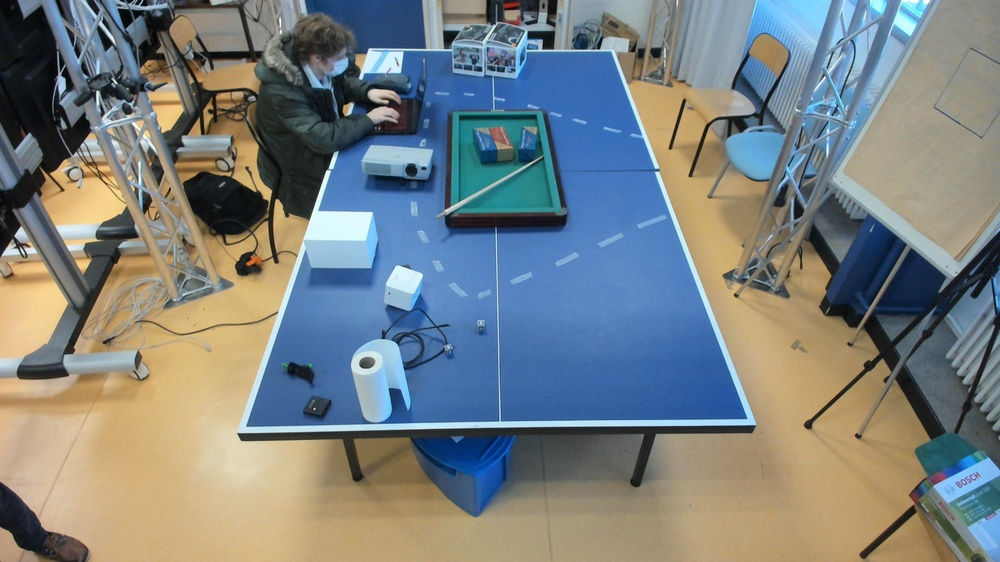
#> input picture Code/Reconstruction3D/CameraFrontale.jpg, 1000 x 562 px, shrunk from 1920 x 1080 before the run
$ python EpipolarGeometry.py
#> lines starting #> are read from the running program, lines starting #| are printed output that depends on the picture; after the words box and inside, x2 and y2 are one past the last pixel; in counts of white or black regions, pixels touching at a corner belong together
# -*- coding: utf-8 -*-
"""
Created on Tue Feb  8 15:32:08 2022
Epipolar geometry : trover les points epipole : projection sur l'image 1 du centre de la caméra 2 et inversement
@author: bperr
"""

import numpy as np
import cv2 as cv
from matplotlib import pyplot as plt

img1 = cv.imread('CameraFrontale.jpg',0)  #queryimage # left image
#> img1: shape (562, 1000); min 2, max 255, mean 126.8
img2 = cv.imread('CameraLaterale.jpg',0) #trainimage # right image
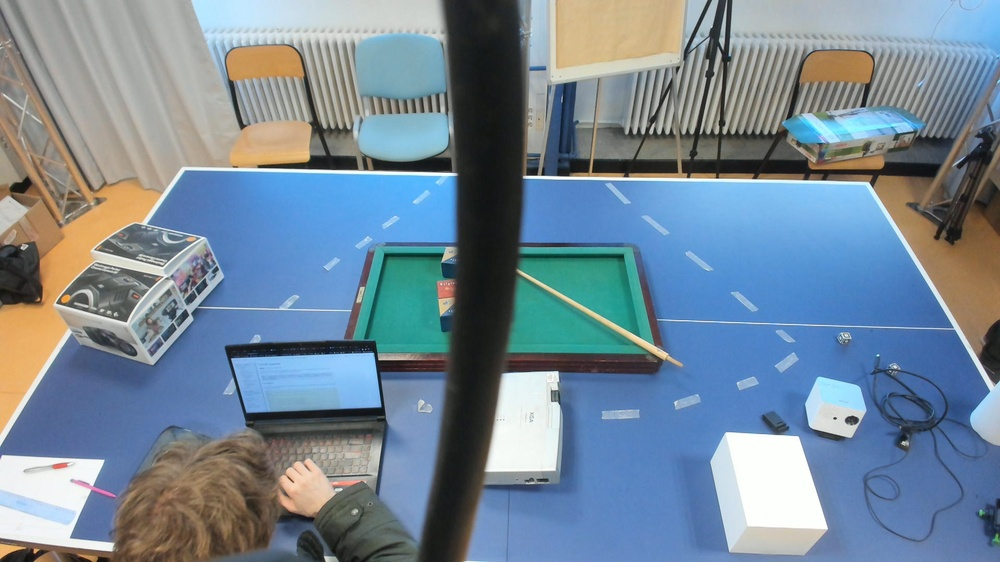
#> input picture Code/Reconstruction3D/CameraLaterale.jpg, 1000 x 562 px, shrunk from 1920 x 1080 before the run
#> img2: shape (562, 1000); min 12, max 255, mean 131.4

cv.imshow('Frontale',img1)
cv.imshow('Laterale',img2)

sift = cv.SIFT_create()
# find the keypoints and descriptors with SIFT
kp1, des1 = sift.detectAndCompute(img1,None)
#> kp1 = 1970 keypoints; strongest (x, y, size): (98, 93, 3.2), (375, 94, 7.9), (366, 363, 7.8), (244, 437, 6.5)
kp2, des2 = sift.detectAndCompute(img2,None)
#> kp2 = 1473 keypoints; strongest (x, y, size): (835, 418, 1.9), (525, 428, 53.6), (851, 420, 6.7), (107, 546, 8.4)
# FLANN parameters
FLANN_INDEX_KDTREE = 1
index_params = dict(algorithm = FLANN_INDEX_KDTREE, trees = 5)
search_params = dict(checks=50)
flann = cv.FlannBasedMatcher(index_params,search_params)
matches = flann.knnMatch(des1,des2,k=2)
#> matches = 1970 matches
pts1 = []
pts2 = []
# ratio test as per Lowe's paper
for i,(m,n) in enumerate(matches):
    if m.distance < 0.8*n.distance:
        pts2.append(kp2[m.trainIdx].pt)
        pts1.append(kp1[m.queryIdx].pt)
#> after the loop, pts1 = 142 pairs, first value 5.48 to 992.5, second value 5.39 to 552.6; pts2 = 142 pairs, first value 22.61 to 993.9, second value 23.71 to 555


pts1 = np.int32(pts1)
#> pts1 = 142 pairs, first value 5 to 992, second value 5 to 552
pts2 = np.int32(pts2)
#> pts2 = 142 pairs, first value 22 to 993, second value 23 to 554
F, mask = cv.findFundamentalMat(pts1,pts2,cv.FM_LMEDS)
#> F = [[1.5e-06, -8.86e-06, 0.000231], [1.85e-05, -1.98e-05, -0.0041], [-0.00575, 0.00969, 1]]; mask = 142 values, max 1 at index 0, min 0 at index 123, mean 0.979
# We select only inlier points
pts1 = pts1[mask.ravel()==1]
#> pts1 = 139 pairs, first value 5 to 992, second value 5 to 552
pts2 = pts2[mask.ravel()==1]
#> pts2 = 139 pairs, first value 22 to 993, second value 23 to 554


def drawlines(img1,img2,lines,pts1,pts2):
    ''' img1 - image on which we draw the epilines for the points in img2
        lines - corresponding epilines '''
    r,c = img1.shape
    img1 = cv.cvtColor(img1,cv.COLOR_GRAY2BGR)
    img2 = cv.cvtColor(img2,cv.COLOR_GRAY2BGR)
    for r,pt1,pt2 in zip(lines,pts1,pts2):
        color = tuple(np.random.randint(0,255,3).tolist())
        x0,y0 = map(int, [0, -r[2]/r[1] ])
        x1,y1 = map(int, [c, -(r[2]+r[0]*c)/r[1] ])
        img1 = cv.line(img1, (x0,y0), (x1,y1), color,1)
        img1 = cv.circle(img1,tuple(pt1),5,color,-1)
        img2 = cv.circle(img2,tuple(pt2),5,color,-1)
    return img1,img2

# Find epilines corresponding to points in right image (second image) and
# drawing its lines on left image
lines1 = cv.computeCorrespondEpilines(pts2.reshape(-1,1,2), 2,F)
#> lines1 = 139 rows, first 8: [-0.97, -0.244, 315.3], [-0.27, 0.963, 7.56], [0.557, -0.831, -105.4], [0.801, -0.599, -198.1], [-0.0925, 0.996, -49.32], [0.448, -0.894, -67.15], [0.486, -0.874, -80.53], [0.983, 0.185, -314.6]
lines1 = lines1.reshape(-1,3)
img5,img6 = drawlines(img1,img2,lines1,pts1,pts2)
#> the loop in drawlines, `for r,pt1,pt2 in zip(lines,pts1,pts2):` made 139 passes
#> (r, pt1, pt2, color, y0, y1) on passes 1 to 9: ([-0.97, -0.244, 315.3], [5, 256], [905, 114], (172, 47, 117), 1292, -2683), ([-0.27, 0.963, 7.56], [25, 167], [35, 237], (192, 67, 251), -7, 272), ([0.557, -0.831, -105.4], [30, 552], [711, 461], (195, 103, 9), -126, 543), ([0.801, -0.599, -198.1], [36, 144], [302, 513], (211, 21, 242), -330, 1007), ([-0.0925, 0.996, -49.32], [37, 6], [38, 290], (36, 87, 70), 49, 142), ([0.448, -0.894, -67.15], [50, 533], [983, 441], (216, 88, 140), -75, 425), ([0.486, -0.874, -80.53], [56, 73], [670, 355], (58, 193, 230), -92, 464), ([0.983, 0.185, -314.6], [62, 532], [345, 328], (39, 87, 174), 1703, -3617), ([0.94, -0.341, -260.7], [64, 345], [44, 554], (88, 81, 165), -765, 1994)
#> after the loop in drawlines, `for r,pt1,pt2 in zip(lines,pts1,pts2):`:
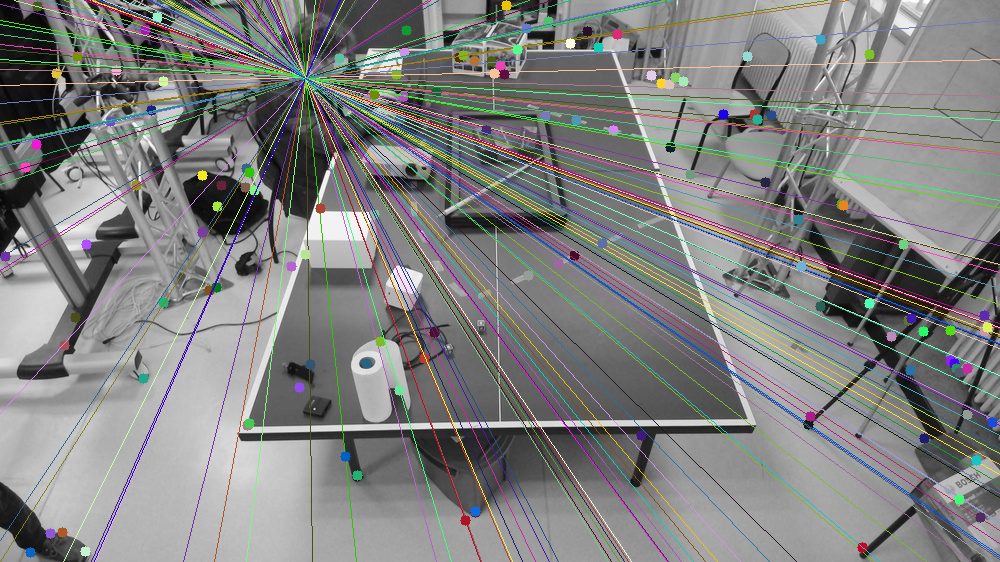
#> img1: shape (562, 1000, 3); mean B, G, R 127.8, 128.8, 128.1
#> after the loop in drawlines, `for r,pt1,pt2 in zip(lines,pts1,pts2):`:
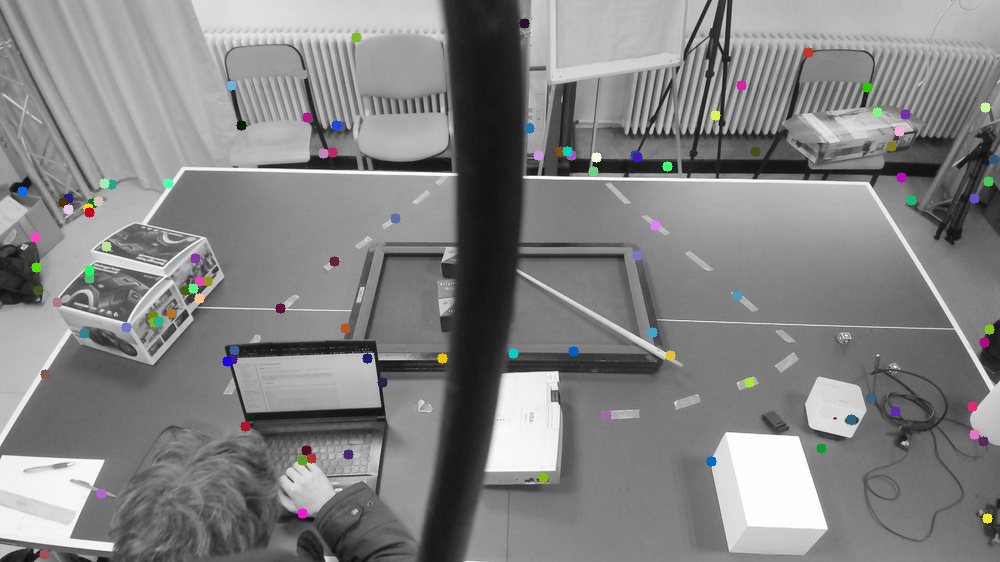
#> img2: shape (562, 1000, 3); mean B, G, R 131.5, 131.5, 131.5
# Find epilines corresponding to points in left image (first image) and
# drawing its lines on right image
lines2 = cv.computeCorrespondEpilines(pts1.reshape(-1,1,2), 1,F)
#> lines2 = 139 rows, first 8: [-0.218, -0.976, 371.7], [-0.172, -0.985, 351.5], [-0.304, -0.953, 407.2], [-0.156, -0.988, 344.3], [0.0658, -0.998, 238.8], [-0.306, -0.952, 408.2], [-0.0734, -0.997, 306.7], [-0.31, -0.951, 409.5]
lines2 = lines2.reshape(-1,3)
img3,img4 = drawlines(img2,img1,lines2,pts2,pts1)
#> the loop in drawlines (call 2), `for r,pt1,pt2 in zip(lines,pts1,pts2):` made 139 passes
#> (r, pt1, pt2, color, y0, y1) on passes 1 to 9: ([-0.218, -0.976, 371.7], [905, 114], [5, 256], (235, 209, 105), 380, 157), ([-0.172, -0.985, 351.5], [35, 237], [25, 167], (186, 128, 214), 356, 182), ([-0.304, -0.953, 407.2], [711, 461], [30, 552], (63, 16, 106), 427, 108), ([-0.156, -0.988, 344.3], [302, 513], [36, 144], (164, 94, 24), 348, 190), ([0.0658, -0.998, 238.8], [38, 290], [37, 6], (116, 191, 195), 239, 305), ([-0.306, -0.952, 408.2], [983, 441], [50, 533], (51, 136, 184), 428, 106), ([-0.0734, -0.997, 306.7], [670, 355], [56, 73], (91, 93, 123), 307, 233), ([-0.31, -0.951, 409.5], [345, 328], [62, 532], (238, 87, 160), 430, 104), ([-0.27, -0.963, 393.3], [44, 554], [64, 345], (147, 72, 199), 408, 128)
#> pass 1, in drawlines (call 2), `img1 = cv.line(img1, (x0,y0), (x1,y1), color,1)`:
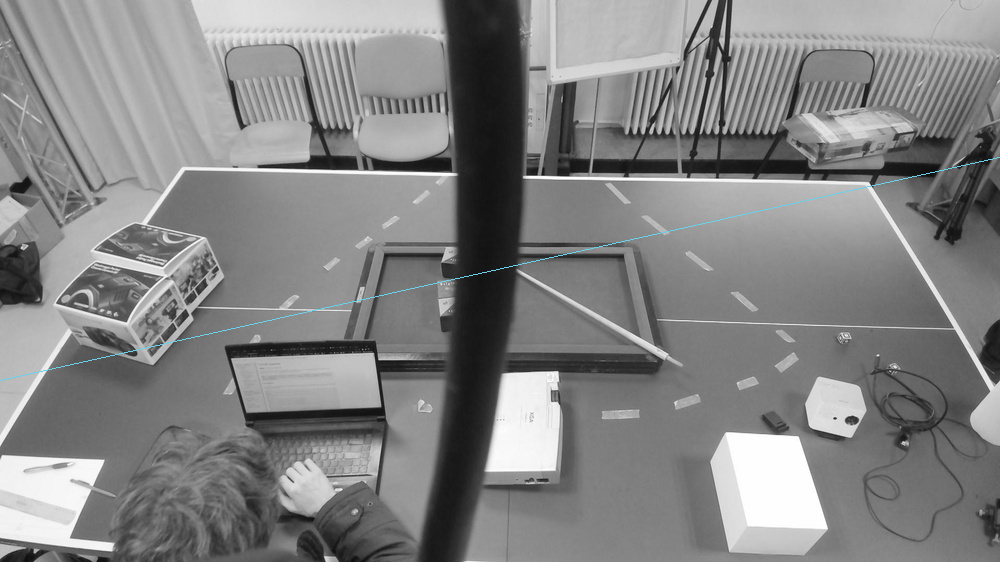
#> img1: shape (562, 1000, 3); mean B, G, R 131.6, 131.6, 131.4
#> pass 2, in drawlines (call 2), `img1 = cv.line(img1, (x0,y0), (x1,y1), color,1)`:
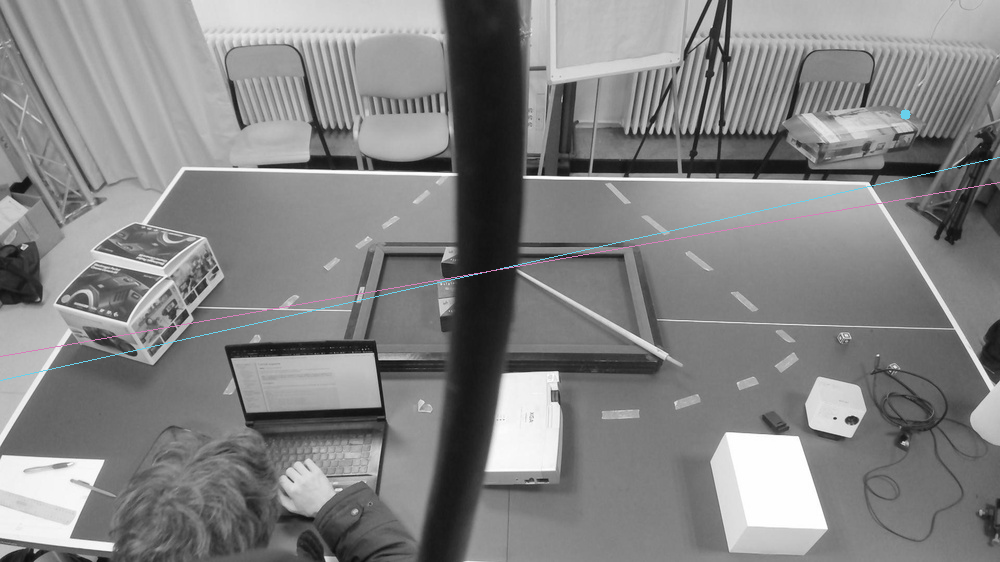
#> img1: shape (562, 1000, 3); mean B, G, R 131.8, 131.6, 131.6
#> after the loop in drawlines (call 2), `for r,pt1,pt2 in zip(lines,pts1,pts2):`:
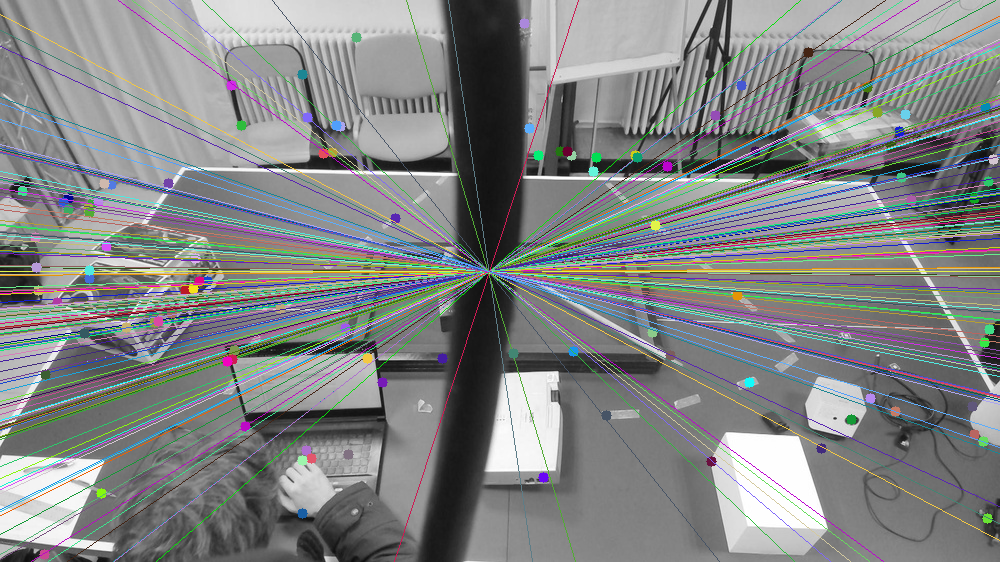
#> img1: shape (562, 1000, 3); 16.67% of pixels changed, all inside (x1, y1, x2, y2) = (0, 0, 1000, 562)
#> after the loop in drawlines (call 2), `for r,pt1,pt2 in zip(lines,pts1,pts2):`:
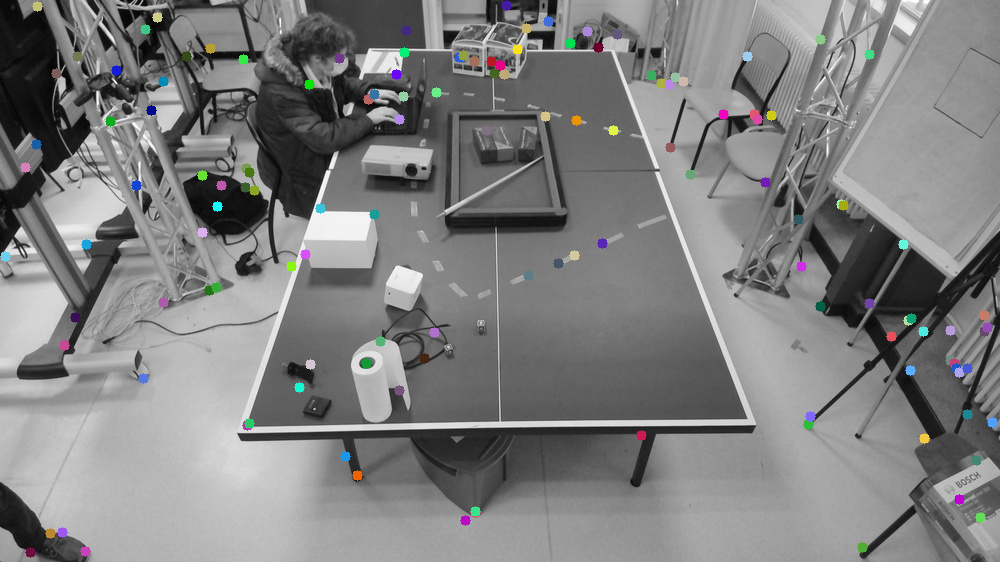
#> img2: shape (562, 1000, 3); mean B, G, R 127.3, 127.3, 127.1
plt.subplot(121),plt.imshow(img5)
plt.subplot(122),plt.imshow(img3)
plt.show()
#> figure, not shown here; B, G, R data is drawn as R, G, B
